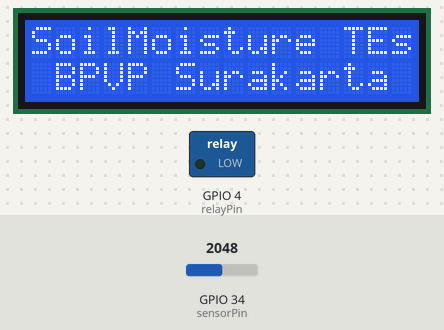
A sketch run on a simulated ESP32. Parts: 16×2 character LCD, switched loads named in the sketch (green lamp = pin HIGH). Inputs (shaded band) come from the test bench; at power-on: GPIO 34 (sensorPin) = 2048. WiFi joins after 1.5 s; servers stay silent unless stated; what the sketch prints to the serial monitor is not drawn.

Above: at 1.9 s.
At 5.5 s:
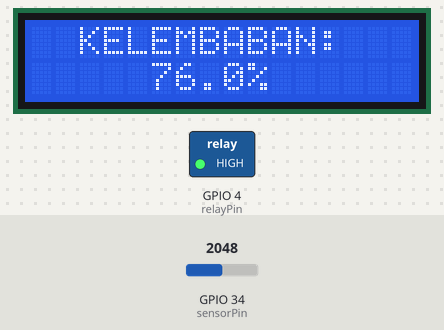
5.6 s: GPIO 34 (sensorPin) set to 2481
At 6.3 s:
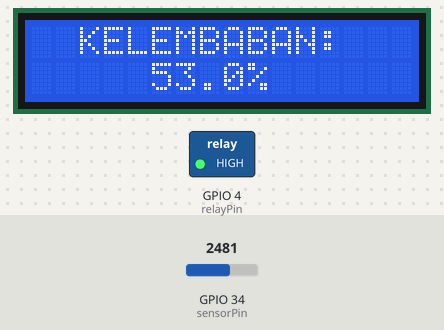
7.4 s: GPIO 34 (sensorPin) set to 2600
At 9.0 s:
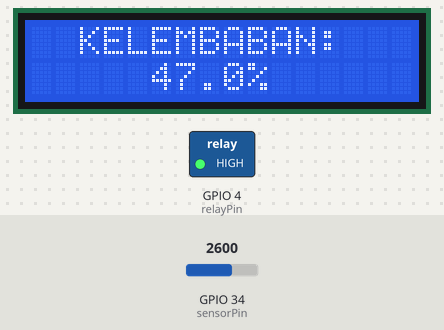
9.4 s: GPIO 34 (sensorPin) set to 2866
At 10.5 s:
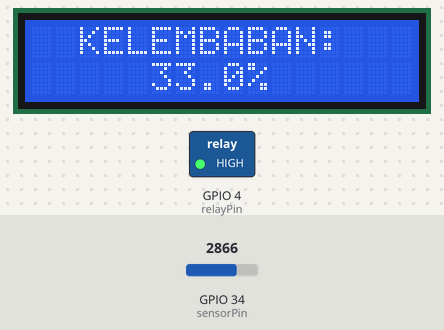
Timing chart, 0 to 12.4 s (numbered marks = the images above; inputs shaded):
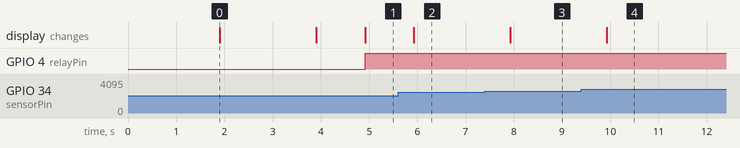

The sketch:

6.SoilMosture-Blynk_Resistif.ino
```cpp
#define BLYNK_PRINT Serial
#define BLYNK_TEMPLATE_ID "TMPL6muPlMtcI"
#define BLYNK_TEMPLATE_NAME "BVPV Surakarta"
#define BLYNK_AUTH_TOKEN "HEW65ui7sY0LkCDSX7G6s50JJ9NeJ9Vx"

#include <LCD_I2C.h>
#include <WiFi.h>
#include <WiFiClient.h>
#include <BlynkSimpleEsp32.h>

LCD_I2C lcd(0x27, 16, 2);

char ssid[] = "A33";
char pass[] = "12345678";

#define relayPin 4
#define sensorPin 34

BlynkTimer timer;

void bacaSensor() {
  int sensorValue = analogRead(sensorPin);
  float kelembaban = map(sensorValue, 3500, 1600, 0, 100);

  Blynk.virtualWrite(V0, kelembaban);

  Serial.print("Nilai ADC: ");
  Serial.print(sensorValue);
  Serial.print(" | Kelembaban: ");
  Serial.print(kelembaban);
  Serial.println(" %");

  lcd.setCursor(2, 0);
  lcd.print("KELEMBABAN:   ");
  lcd.setCursor(5, 1);
  lcd.print(kelembaban, 1);
  lcd.print("%   ");

  if (kelembaban < 50) {
    digitalWrite(relayPin, 0);  // active LOW
    Serial.println("NYALA");
  }

  else if (kelembaban > 65); {
      digitalWrite(relayPin, 1);
      Serial.println("MATI");
    }
}

void setup() {
  Serial.begin(115200);

  Blynk.begin(BLYNK_AUTH_TOKEN, ssid, pass);

  lcd.begin();
  lcd.backlight();
  lcd.setCursor(0, 0);
  lcd.print("SoilMoisture TEs");
  lcd.setCursor(0, 1);
  lcd.print(" BPVP Surakarta ");
  delay(2000);
  lcd.clear();

  pinMode(relayPin, OUTPUT);

  timer.setInterval(1000L, bacaSensor);
}

void loop() {
  Blynk.run();
  timer.run();
}
```

Measured:
- after the input at 5.6 s, the display: changes after 0.32 s (image 2)
- after the input at 7.4 s, the display: changes after 0.52 s (image 3)
- after the input at 9.4 s, the display: changes after 0.52 s (image 4)
- what the display in image 0 shows lasts 2.0 s, from 1.9 s to 3.9 s
